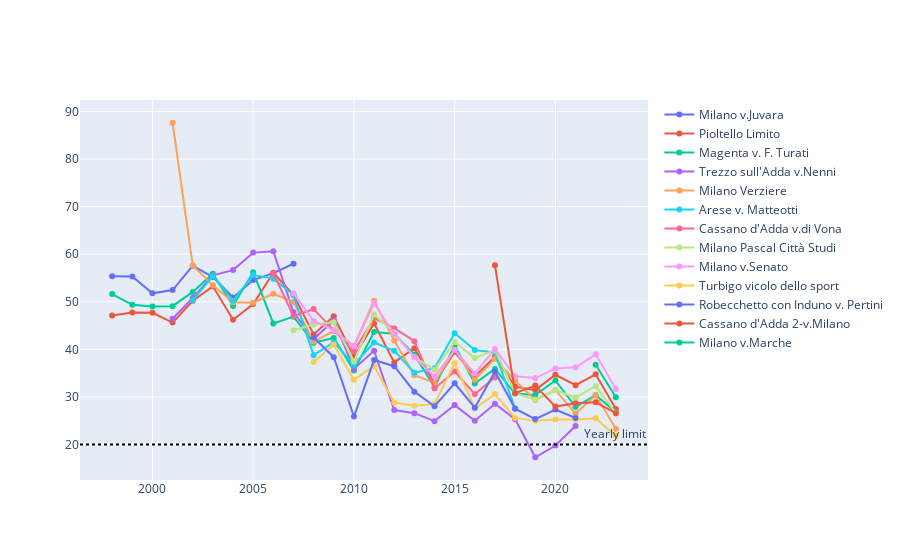

Here is the notebook cell this chart was saved with:
### Code cell
sensors = list(pm10_data.sensor_id.unique())
#sensors = [6905,6956,10273,10320,20035]
plot_dfs = []
plot_names = []
for sensor in sensors:
    df_sensor = pm10_data_per_year.loc[pm10_data_per_year['sensor_id'] == sensor]
    plot_dfs.append(df_sensor.copy())
    plot_names.append(names.get(str(sensor)))

plot_columns_x = ['year'] * len(plot_dfs)
plot_columns_y = ['mean_value'] * len(plot_dfs)
    
show_plot(plot_dfs, plot_columns_x, plot_columns_y, name=plot_names, limits=[{'thr': 20, 'name':'Yearly limit'}], print=False)

### Figure 1 — Plotly figure (JSON) as saved in the notebook; plotly's stock layout.template omitted (floating-point values rounded to 4 significant figures)
{"data": [{"mode": "lines+markers", "name": "Milano v.Juvara", "type": "scatter", "x": [1998, 1999, 2000, 2001, 2002, 2003, 2004, 2005, 2006, 2007], "y": [55.38, 55.31, 51.77, 52.45, 57.59, 55.2, 50.88, 54.56, 56.02, 57.99]}, {"mode": "lines+markers", "name": "Pioltello Limito", "type": "scatter", "x": [1998, 1999, 2000, 2001, 2002, 2003, 2004, 2005, 2006, 2007, 2008, 2009, 2010, 2011, 2012, 2013, 2014, 2015, 2016, 2017, 2018, 2019, 2020, 2021, 2022, 2023], "y": [47.1, 47.76, 47.69, 45.62, 50.22, 53.25, 46.21, 49.52, 56.08, 51.44, 43.12, 46.97, 38.41, 45.45, 37.25, 40.22, 32.93, 39.43, 34.31, 38.44, 32.15, 31.43, 34.65, 32.46, 34.76, 27.45]}, {"mode": "lines+markers", "name": "Magenta v. F. Turati", "type": "scatter", "x": [1998, 1999, 2000, 2001, 2002, 2003, 2004, 2005, 2006, 2007, 2008, 2009, 2010, 2011, 2012, 2013, 2014, 2015, 2016, 2017, 2018, 2019, 2020, 2021, 2022, 2023], "y": [51.63, 49.35, 49.02, 49.07, 52.07, 55.91, 49.12, 56.21, 45.44, 46.87, 41.38, 42.4, 35.57, 43.62, 43.28, 38.88, 32.06, 40.84, 32.82, 35.88, 30.7, 30.41, 33.44, 27.9, 30.38, 26.75]}, {"mode": "lines+markers", "name": "Trezzo sull'Adda v.Nenni", "type": "scatter", "x": [2001, 2002, 2003, 2004, 2005, 2006, 2007, 2008, 2009, 2010, 2011, 2012, 2013, 2014, 2015, 2016, 2017, 2018, 2019, 2020, 2021], "y": [46.42, 50.81, 55.54, 56.66, 60.33, 60.61, 47.78, 42.1, 46.11, 35.9, 39.71, 27.24, 26.58, 24.9, 28.27, 25, 28.57, 25.3, 17.31, 19.77, 23.87]}, {"mode": "lines+markers", "name": "Milano Verziere", "type": "scatter", "x": [2001, 2002, 2003, 2004, 2005, 2006, 2007, 2008, 2009, 2010, 2011, 2012, 2013, 2014, 2015, 2016, 2017, 2018, 2019, 2020, 2021, 2022, 2023], "y": [87.63, 57.64, 53.45, 49.91, 49.81, 51.69, 49.98, 41.62, 43.85, 40.71, 50.22, 41.85, 34.54, 32.94, 39.9, 33.61, 38.04, 33.41, 29.35, 31.41, 26.49, 30.38, 23.31]}, {"mode": "lines+markers", "name": "Arese v. Matteotti", "type": "scatter", "x": [2002, 2003, 2004, 2005, 2006, 2007, 2008, 2009, 2010, 2011, 2012, 2013, 2014, 2015, 2016, 2017, 2018], "y": [50.3, 55.42, 50.23, 55.61, 54.86, 51.44, 38.77, 41.49, 36.78, 41.43, 39.67, 35.09, 36.05, 43.36, 39.83, 39.34, 27.55]}, {"mode": "lines+markers", "name": "Cassano d'Adda v.di Vona", "type": "scatter", "x": [2006, 2007, 2008, 2009, 2010, 2011, 2012, 2013, 2014, 2015, 2016, 2017], "y": [56.0, 47.01, 48.46, 43.96, 39.57, 46.56, 44.45, 41.72, 31.77, 35.34, 30.58, 34.06]}, {"mode": "lines+markers", "name": "Milano Pascal Città Studi", "type": "scatter", "x": [2007, 2008, 2009, 2010, 2011, 2012, 2013, 2014, 2015, 2016, 2017, 2018, 2019, 2020, 2021, 2022, 2023], "y": [44.02, 45.24, 45.67, 37.45, 47.32, 43.53, 38.37, 35.73, 41.54, 38.17, 39.84, 30.78, 29.43, 31.38, 29.86, 32.25, 26.52]}, {"mode": "lines+markers", "name": "Milano v.Senato", "type": "scatter", "x": [2007, 2008, 2009, 2010, 2011, 2012, 2013, 2014, 2015, 2016, 2017, 2018, 2019, 2020, 2021, 2022, 2023], "y": [51.78, 45.96, 44.02, 40.6, 49.66, 43.23, 38.34, 34.28, 39.84, 34.93, 40.09, 34.32, 33.95, 35.95, 36.21, 38.96, 31.63]}, {"mode": "lines+markers", "name": "Turbigo vicolo dello sport", "type": "scatter", "x": [2008, 2009, 2010, 2011, 2012, 2013, 2014, 2015, 2016, 2017, 2018, 2019, 2020, 2021, 2022, 2023], "y": [37.34, 40.99, 33.61, 36.5, 28.8, 28.15, 28.49, 37.08, 27.57, 30.58, 25.58, 24.96, 25.22, 25.25, 25.49, 21.83]}, {"mode": "lines+markers", "name": "Robecchetto con Induno v. Pertini", "type": "scatter", "x": [2008, 2009, 2010, 2011, 2012, 2013, 2014, 2015, 2016, 2017, 2018, 2019, 2020, 2021], "y": [42.47, 38.35, 25.87, 37.74, 36.45, 31.09, 28.04, 32.85, 27.73, 35.29, 27.52, 25.33, 27.35, 25.55]}, {"mode": "lines+markers", "name": "Cassano d'Adda 2-v.Milano", "type": "scatter", "x": [2017, 2018, 2019, 2020, 2021, 2022, 2023], "y": [57.67, 30.78, 32.37, 27.96, 28.65, 28.89, 26.57]}, {"mode": "lines+markers", "name": "Milano v.Marche", "type": "scatter", "x": [2022, 2023], "y": [36.74, 29.93]}], "layout": {"annotations": [{"showarrow": false, "text": "Yearly limit", "x": 1, "xanchor": "right", "xref": "x domain", "y": 20, "yanchor": "bottom", "yref": "y"}], "shapes": [{"line": {"color": "black", "dash": "dot", "width": 2}, "type": "line", "x0": 0, "x1": 1, "xref": "x domain", "y0": 20, "y1": 20, "yref": "y"}]}}
